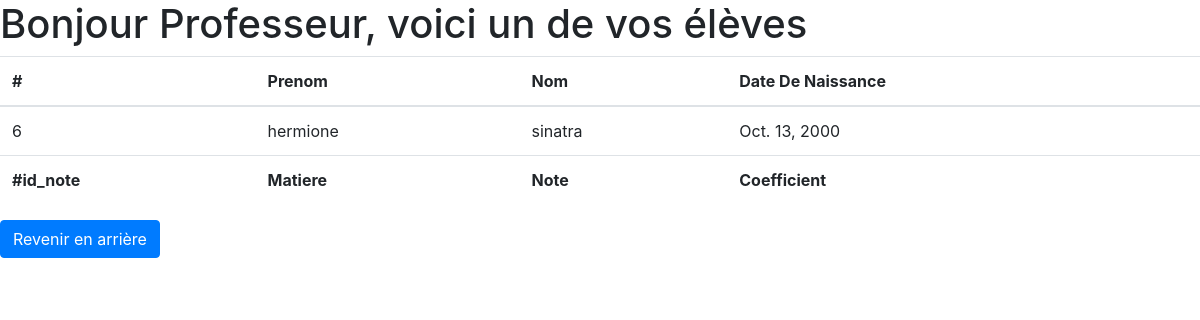
Screenshot of /students/student/6/ with the database file from the repository.
### student_app/models.py (models this page shows, shortened)
class Student(models.Model):
	first_name = models.CharField(max_length=20)
	last_name = models.CharField(max_length=20)
	birthdate = models.DateField()

### student_app/views.py (the view)
# urls.py: path('student/<int:student_id>/', views.details, name='student'),
def details(request, student_id):
    student = Student.objects.get(id=student_id)
    notes = Note.objects.filter(student=student)
    return render(request, 'students/details.html', context={'student': student, 'notes': notes})

### student_app/templates/students/details.html (shortened to what this page needs)
<!DOCTYPE html>
<html>
<head>
  <link rel="stylesheet" href="https://stackpath.bootstrapcdn.com/bootstrap/4.1.3/css/bootstrap.min.css">
</head>
<body>
  <h1>Bonjour Professeur, voici un de vos élèves</h1>
  <table class="table">
    <thead>
      <tr>
        <th scope=“col”>#</th>
        <th scope=“col”>Prenom</th>
            <th scope=“col”>Nom</th>
            <th scope=“col”> Date De Naissance</th>
      </tr>
    </thead>
    <tbody>
      <tr>
        <td>{{ student.id }}</td>
        <td scope="row">{{ student.last_name }}</td>
        <td>  {{ student.first_name }} </td>
        <td>  {{ student.birthdate }} </td>
      </tr>
      <tr>
              <th scope=“col”>#id_note</th>
              <th scope=“col”>Matiere</th>
              <th scope=“col”>Note</th>
              <th scope=“col”> Coefficient</th>
          </tr>
    </tbody>
  </table>
  <a class="btn btn-primary" href="{% url 'student_app:index' %}">Revenir en arrière</a>
</body>
</html>

### rows the page displays
Student: id "6", last_name "hermione", first_name "sinatra", birthdate "Oct. 13, 2000"
